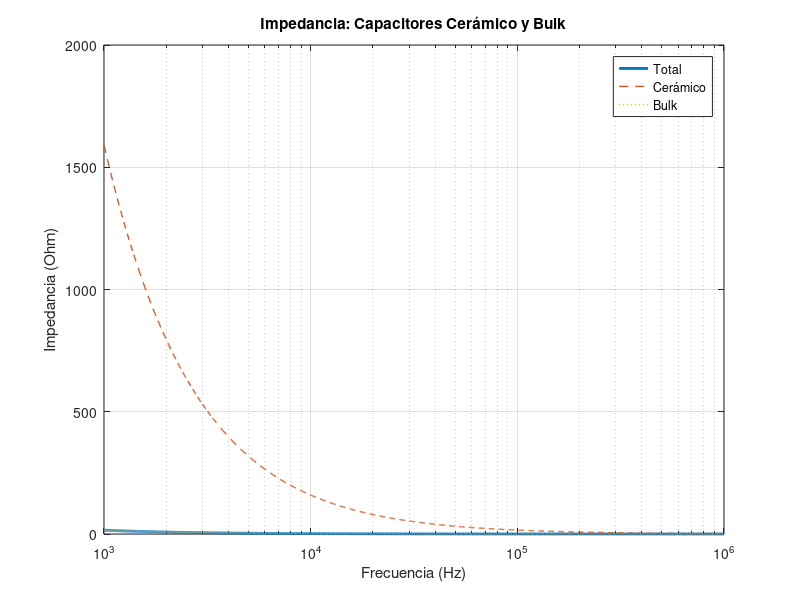

This figure's MATLAB source:
%% ANÁLISIS DE POWER INTEGRITY - VERSIÓN COMPLETA FINAL (LIMPIO)
clear all; close all; clc;
fprintf('=== POWER INTEGRITY: VERSIÓN COMPLETA ===\n\n');

%% 1. PARÁMETROS DE DISEÑO
f_min = 1e3;
f_max = 1e6;
f_work = 50e3;

L_pcb = 60.96e-3;
W_pcb = 25.4e-3;
h_pcb_total = 1.6e-3;

L_trace = 45e-3;
W_trace = 2.5e-3;

t_copper = 35e-6;
h_dielectric = h_pcb_total - 2 * t_copper;

eps_r = 4.4;
tan_delta = 0.02;

sigma_cu = 58e6;
sigma_fr4 = 0.02;
c0 = 299792458;
mu0 = 4*pi*1e-7;
eps0 = 8.854187817e-12;

%% 2. MODELO DE CAPACITORES
C_ceram = 0.1e-6;
R_ESR_ceram = 0.01;
L_ESL_ceram = 0.5e-9;

C_bulk = 10e-6;
R_ESR_bulk = 0.1;
L_ESL_bulk = 2e-9;

f = logspace(log10(f_min), log10(f_max), 1000);
omega = 2 * pi * f;

Z_ceram = R_ESR_ceram + 1j * omega * L_ESL_ceram - 1j ./ (omega * C_ceram);
Z_bulk = R_ESR_bulk + 1j * omega * L_ESL_bulk - 1j ./ (omega * C_bulk);
Z_total_caps = 1 ./ (1 ./ Z_ceram + 1 ./ Z_bulk);

figure;
semilogx(f, abs(Z_total_caps), 'LineWidth', 2); hold on;
semilogx(f, abs(Z_ceram), '--', 'LineWidth', 1);
semilogx(f, abs(Z_bulk), ':', 'LineWidth', 1);
grid on;
xlabel('Frecuencia (Hz)');
ylabel('Impedancia (Ohm)');
title('Impedancia: Capacitores Cerámico y Bulk');
legend('Total', 'Cerámico', 'Bulk');

fprintf('Análisis de capacitores completado.\n\n');

%% PARTE I: ANÁLISIS ANALÍTICO (IPC-2141A)
fprintf('PARTE I: ANÁLISIS ANALÍTICO\n');
tic_analytical = tic;

freq_analytical = f;
omega_analytical = omega;
w_h = W_trace / h_pcb_total;

if w_h <= 1
    eps_eff = (eps_r + 1)/2 + (eps_r - 1)/2 * (1/sqrt(1 + 12/w_h) + 0.04*(1-w_h)^2);
else
    eps_eff = (eps_r + 1)/2 + (eps_r - 1)/2 / sqrt(1 + 12/w_h);
end

delta_w = t_copper * (1 + 1/(2*h_pcb_total/t_copper)) * (1 + log(4*pi*W_trace/t_copper)/(2*pi));
w_eff = W_trace + delta_w;
w_h_eff = w_eff / h_pcb_total;

if w_h_eff <= 1
    Z0_analytical = (60/sqrt(eps_eff)) * log(8/w_h_eff + w_h_eff/4);
else
    Z0_analytical = (120*pi) / (sqrt(eps_eff) * (w_h_eff + 1.393 + 0.667*log(w_h_eff + 1.444)));
end

alpha_d = (pi * freq_analytical' * sqrt(eps_r) * tan_delta) ./ (c0 * sqrt(eps_eff));
Rs = sqrt(pi * freq_analytical' * mu0 / sigma_cu);
Sr = 1 + (2/pi) * atan(1.4 * (1e-6 ./ sqrt(2./(pi*freq_analytical'*mu0*sigma_cu))).^1.8);
alpha_c = (Rs .* Sr) ./ (Z0_analytical * w_eff) .* (1 + h_pcb_total/w_eff) ./ (2 * h_pcb_total);
alpha_total = alpha_d + alpha_c;

beta = 2*pi*freq_analytical' * sqrt(eps_eff) / c0;
gamma = alpha_total + 1j*beta;

ZL_vec = Z_total_caps(:); % Impedancia de carga en función de frecuencia
Gamma_L = (ZL_vec - Z0_analytical) ./ (ZL_vec + Z0_analytical);

S11_analytical = Gamma_L .* (1 - exp(-2*gamma*L_trace)) ./ (1 - Gamma_L.^2 .* exp(-2*gamma*L_trace));
S21_analytical = (1 - Gamma_L.^2) .* exp(-gamma*L_trace) ./ (1 - Gamma_L.^2 .* exp(-2*gamma*L_trace));

Z_in_analytical = Z0_analytical .* (ZL_vec + Z0_analytical .* tanh(gamma * L_trace)) ./ ...
                  (Z0_analytical + ZL_vec .* tanh(gamma * L_trace));
VSWR_analytical = (1 + abs(S11_analytical)) ./ (1 - abs(S11_analytical));

time_analytical = toc(tic_analytical);
fprintf('Tiempo: %.3f s\n', time_analytical);
fprintf('Z0: %.1f Ω\n', Z0_analytical);
fprintf('ε_eff: %.2f\n', eps_eff);

[~, idx_work_analytical] = min(abs(freq_analytical - f_work));
fprintf('Z_in @ 50kHz: %.1f Ω\n', abs(Z_in_analytical(idx_work_analytical)));
fprintf('VSWR @ 50kHz: %.2f\n', VSWR_analytical(idx_work_analytical));
